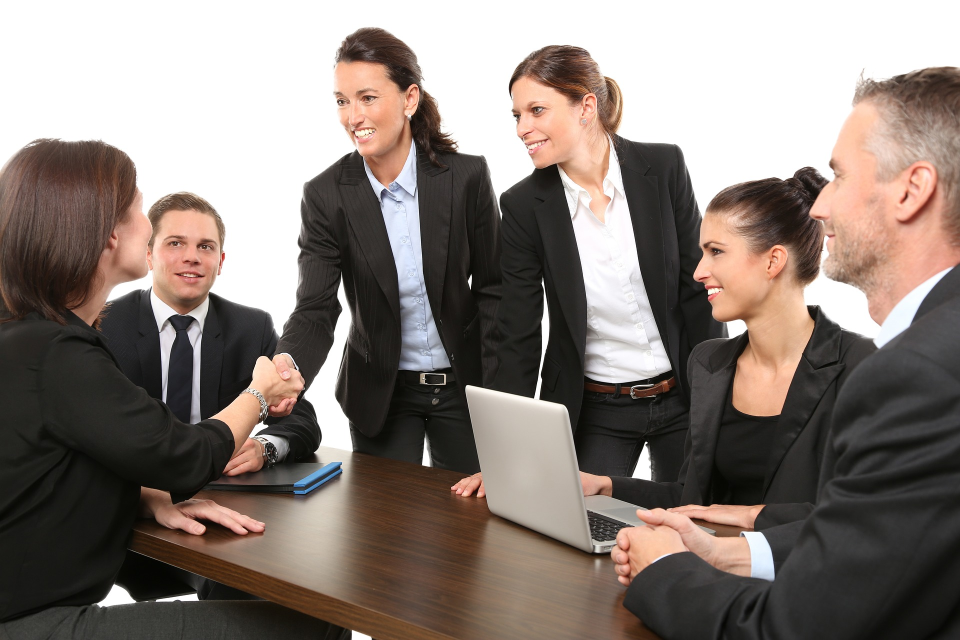
#> input picture project-23/sample_img.jpg, 1920 x 1280 px (shown at 1/2 size)
$ python main23-1.py
#> lines starting #> are read from the running program, lines starting #| are printed output that depends on the picture; after the words box and inside, x2 and y2 are one past the last pixel; in counts of white or black regions, pixels touching at a corner belong together
# 사진 속에서 얼굴 찾기
import numpy as np
import cv2

#얼굴과 눈을 찾기 위한 OpenCV 알고리즘 적용된 파일 불러오기
face_cascade=cv2.CascadeClassifier(cv2.data.haarcascades + 'haarcascade_frontalface_default.xml')
eye_casecade=cv2.CascadeClassifier(cv2.data.haarcascades+'haarcascade_eye.xml')

# numpy로 불러오는 이유는 한글경로의 파일을 읽기 위해서라고 함. 난 영어 경로인디
ff=np.fromfile(r'project-23\sample_img.jpg',np.uint8)
# imdecode하여 numpy의 이미지 파일을 OpenCV 이미지로 불러온다
# IMREAD_UNCHANGED : 이미지파일을 alpha channel까지 포함하여 읽음
img=cv2.imdecode(ff,cv2.IMREAD_UNCHANGED)
#> img is the input picture: shape (1280, 1920, 3); mean B, G, R 118.3, 124.6, 135.5
# 이미지의 크기 조절. fx, fy의 비율로 조절할 수 있음. 코드에서는 원래의 비율을 사용
img=cv2.resize(img,dsize=(0,0),fx=1.0,fy=1.0,interpolation=cv2.INTER_LINEAR)

# 이미지에서 얼굴을 찾기 위해 회색조 처리
gray=cv2.cvtColor(img,cv2.COLOR_BGR2GRAY)
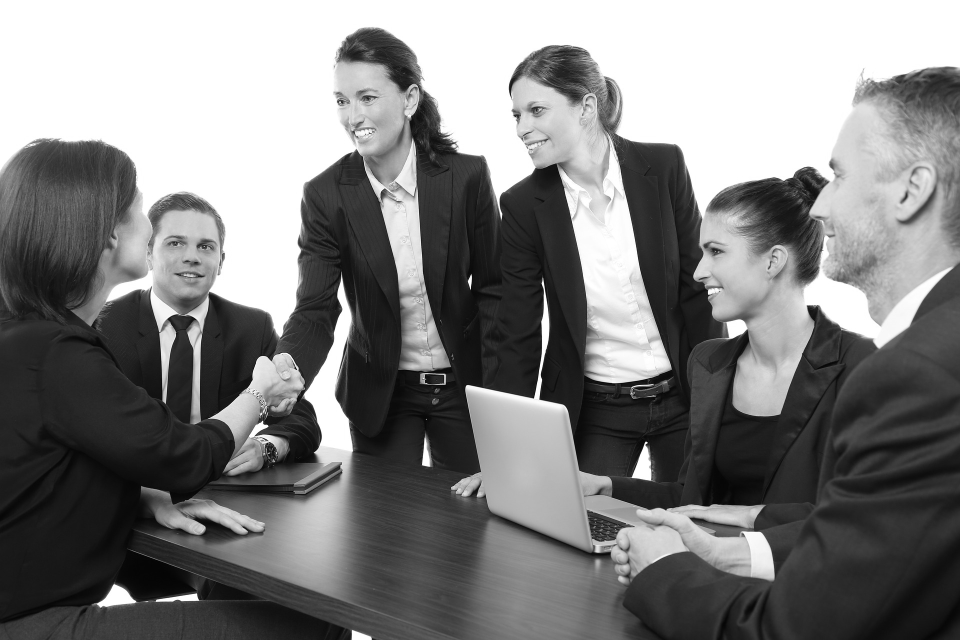
#> gray: shape (1280, 1920) (shown at 1/2 size); min 0, max 255, mean 127.2

# 여러개의 얼굴을 찾기.
# 1.2 = ScaleFactor
# 5 = minNeighbot
#얼굴 찾아서 파란색 네모 표시
faces=face_cascade.detectMultiScale(gray,1.2,5)
#> faces = [[1043, 262, 63, 63], [554, 736, 62, 62], [637, 136, 161, 161], [296, 424, 166, 166], [1337, 415, 226, 226]]
for (x,y,w,h) in faces:
    cv2.rectangle(img,(x,y), (x+w, y+h),(255,0,0),2)

    roi_gray=gray[y:y+h,x:x+w]
    roi_color=img[y:y+h,x:x+w]
    eyes=eye_casecade.detectMultiScale(roi_gray)

    #눈을 찾아서 녹색 네모 표시
    for (ex,ey,ew,eh) in eyes:
        cv2.rectangle(roi_color,(ex,ey),(ex+ew,ey+eh),(0,255,0),2)
#> this loop made 5 passes
#> (x, y, w, h, eyes) on passes 3 to 5: (637, 136, 161, 161, [[76, 42, 40, 40], [32, 55, 29, 29]]), (296, 424, 166, 166, [[32, 42, 43, 43], [94, 51, 37, 37]]), (1337, 415, 226, 226, [[73, 68, 40, 40]])
#> pass 1, `roi_gray=gray[y:y+h,x:x+w]`:
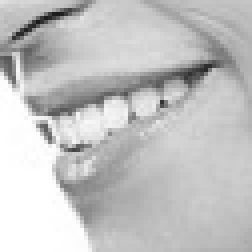
#> roi_gray: shape (63, 63) (shown 4 times larger); min 25, max 255, mean 194.8
#> pass 1, `roi_color=img[y:y+h,x:x+w]`:
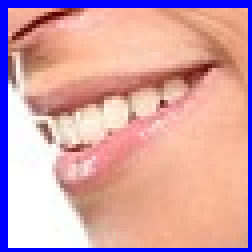
#> roi_color: shape (63, 63, 3) (shown 4 times larger); mean B, G, R 169.5, 163, 211.7
#> pass 2, `roi_color=img[y:y+h,x:x+w]`:
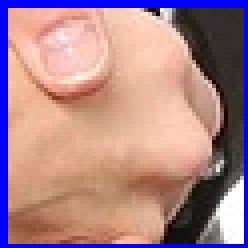
#> roi_color: shape (62, 62, 3) (shown 4 times larger); mean B, G, R 138.5, 132.6, 172
#> after the loop:
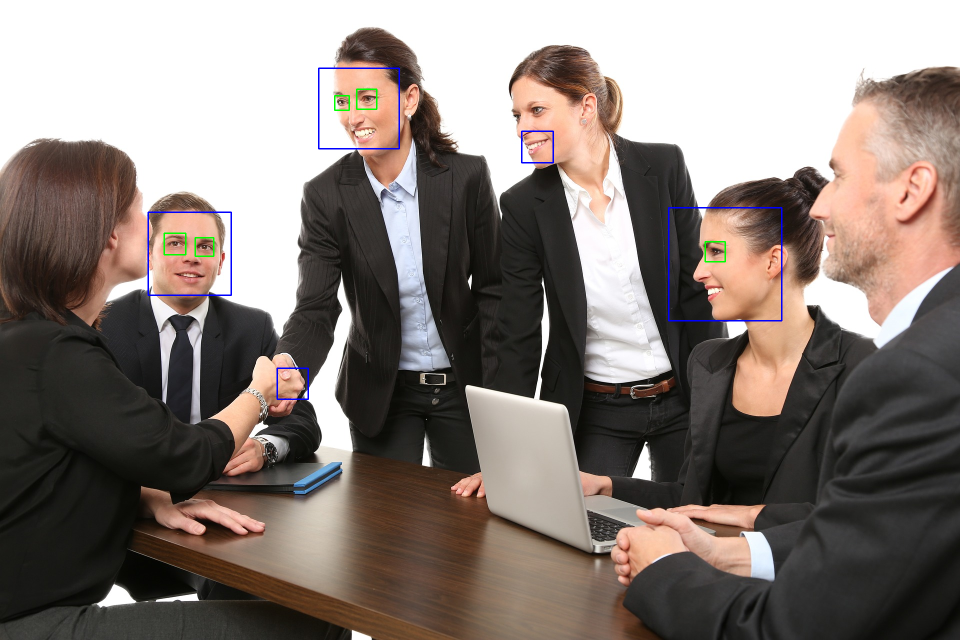
#> img: shape (1280, 1920, 3) (shown at 1/2 size); 0.42% of pixels changed, all inside (x1, y1, x2, y2) = (295, 135, 1565, 800)
#> after the loop:
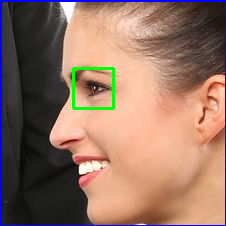
#> roi_color: shape (226, 226, 3); mean B, G, R 100.5, 114.8, 147.4
#> after the loop:
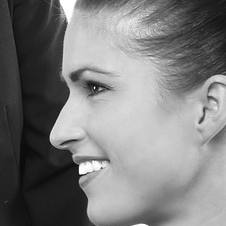
#> roi_gray: shape (226, 226); min 9, max 255, mean 124.6

cv2.imshow('face find',img)
cv2.waitKey(0)
cv2.destroyWindow()
